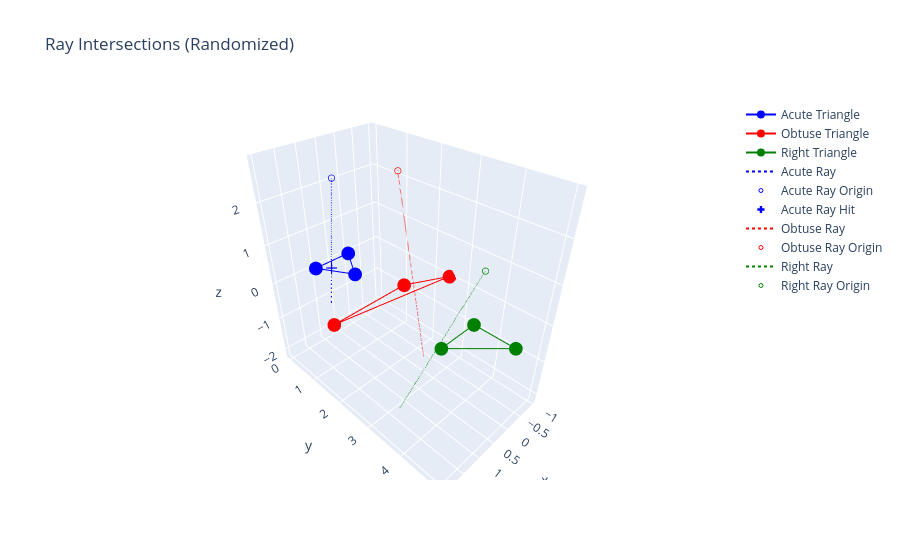

The code cell stored with this chart in its notebook:
### Markdown cell above
## Ray Intersection\nCasting rays against the triangles.

### Code cell
print("--- Ray Intersection ---")
fig = create_base_fig()

import random

for name, tri in triangles.items():
    # Setup ray
    normal = tri.compute_normal()
    centroid = tri.compute_centroid()
    
    # Generate random ray origin somewhere generally above the triangle
    offset = torch.tensor([random.uniform(-1, 1), random.uniform(-1, 1), random.uniform(1.5, 3.0)])
    ray_origin = centroid + offset * normal  # Use normal to ensure it's "above" in local space
    if normal[2] == 0:
        # Fallback if normal is somewhat degenerate or weird
        ray_origin = centroid + torch.tensor([random.uniform(-1, 1), random.uniform(-1, 1), random.uniform(1.5, 3.0)])

    # Generate random ray direction that roughly points toward the triangle
    # We aim at a random point in/around the triangle's bounds
    target = centroid + torch.tensor([random.uniform(-0.8, 0.8), random.uniform(-0.8, 0.8), 0.0])
    ray_dir = target - ray_origin
    ray_dir = ray_dir / torch.norm(ray_dir) # Normalize
    
    ray = c3d.Ray(ray_origin, ray_dir)
    
    hit, t, u, v = tri.is_intersect_ray(ray)
    print(f"[{name}] Ray hit? {hit} at t={t:.4f}")
    
    ro, rd = ray_origin.numpy(), ray_dir.numpy()
    # Draw ray line longer if it misses, or just past the hit point
    ray_end = ro + rd * (t * 1.5 if hit else 4.0)
    
    # Ray line
    fig.add_trace(go.Scatter3d(
        x=[ro[0], ray_end[0]], y=[ro[1], ray_end[1]], z=[ro[2], ray_end[2]],
        mode='lines', line=dict(color=colors[name], dash='dot'), name=f'{name} Ray'
    ))
    # Origin
    fig.add_trace(go.Scatter3d(
        x=[ro[0]], y=[ro[1]], z=[ro[2]],
        mode='markers', marker=dict(size=4, color=colors[name], symbol='circle-open'), name=f'{name} Ray Origin'
    ))
    
    if hit:
        hit_pt = ro + rd * t
        fig.add_trace(go.Scatter3d(
            x=[hit_pt[0]], y=[hit_pt[1]], z=[hit_pt[2]],
            mode='markers', marker=dict(size=6, color=colors[name], symbol='cross'), name=f'{name} Ray Hit'
        ))

fig.update_layout(scene=dict(aspectmode='data'), title="Ray Intersections (Randomized)")
fig.show()

### Figure 1 — Plotly figure (JSON) as saved in the notebook; plotly's stock layout.template omitted (floating-point values rounded to 4 significant figures)
{"data": [{"line": {"color": "blue"}, "marker": {"color": "blue"}, "mode": "lines+markers", "name": "Acute Triangle", "type": "scatter3d", "x": [0.0, 1.0, 0.5, 0.0], "y": [0.0, 0.0, 0.866, 0.0], "z": [0.0, 0.0, 0.0, 0.0]}, {"line": {"color": "red"}, "marker": {"color": "red"}, "mode": "lines+markers", "name": "Obtuse Triangle", "type": "scatter3d", "x": [0.0, 2.0, -1.0, 0.0], "y": [2.0, 2.0, 2.5, 2.0], "z": [0.0, 0.0, 0.0, 0.0]}, {"line": {"color": "green"}, "marker": {"color": "green"}, "mode": "lines+markers", "name": "Right Triangle", "type": "scatter3d", "x": [0.0, 1.0, 0.0, 0.0], "y": [4.0, 4.0, 5.0, 4.0], "z": [0.0, 0.0, 0.0, 0.0]}, {"line": {"color": "blue", "dash": "dot"}, "mode": "lines", "name": "Acute Ray", "type": "scatter3d", "x": [0.5, 0.8321], "y": [0.2887, 0.2301], "z": [2.207, -1.104]}, {"marker": {"color": "blue", "size": 4, "symbol": "circle-open"}, "mode": "markers", "name": "Acute Ray Origin", "type": "scatter3d", "x": [0.5], "y": [0.2887], "z": [2.207]}, {"marker": {"color": "blue", "size": 6, "symbol": "cross"}, "mode": "markers", "name": "Acute Ray Hit", "type": "scatter3d", "x": [0.7214], "y": [0.2496], "z": [0]}, {"line": {"color": "red", "dash": "dot"}, "mode": "lines", "name": "Obtuse Ray", "type": "scatter3d", "x": [0.3333, 0.5866], "y": [2.167, 3.193], "z": [2.827, -1.031]}, {"marker": {"color": "red", "size": 4, "symbol": "circle-open"}, "mode": "markers", "name": "Obtuse Ray Origin", "type": "scatter3d", "x": [0.3333], "y": [2.167], "z": [2.827]}, {"line": {"color": "green", "dash": "dot"}, "mode": "lines", "name": "Right Ray", "type": "scatter3d", "x": [0.3333, 1.324], "y": [4.333, 3.189], "z": [1.599, -2.103]}, {"marker": {"color": "green", "size": 4, "symbol": "circle-open"}, "mode": "markers", "name": "Right Ray Origin", "type": "scatter3d", "x": [0.3333], "y": [4.333], "z": [1.599]}], "layout": {"scene": {"aspectmode": "data"}, "title": {"text": "Ray Intersections (Randomized)"}}}
